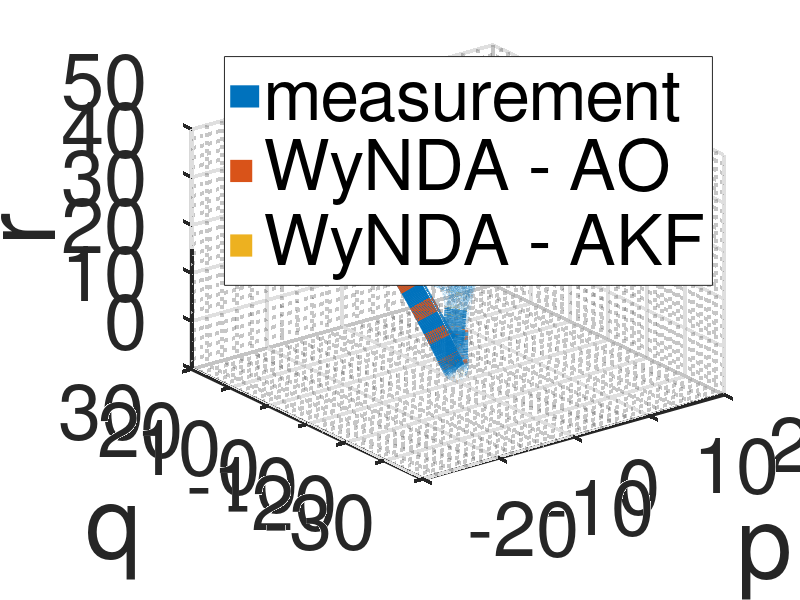
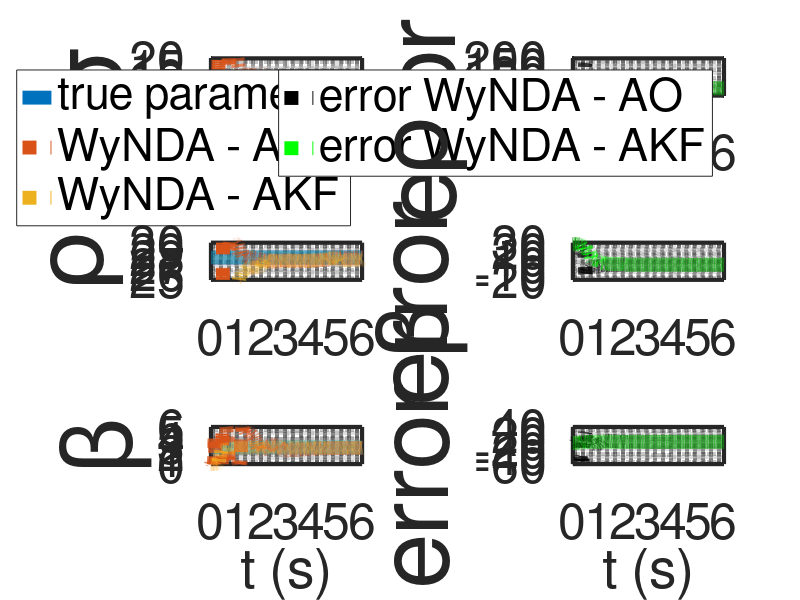
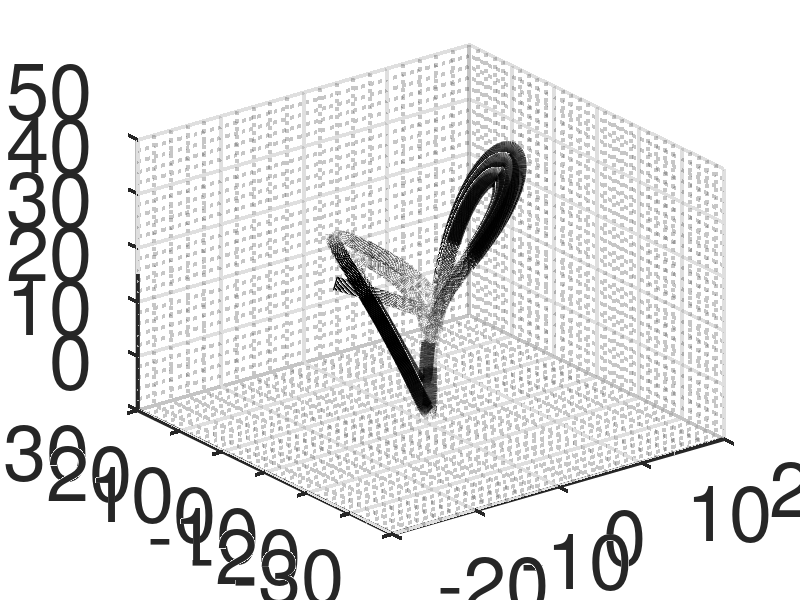

These charts were generated, in order, by the following MATLAB code:
%% Research code by Agus Hasan

clear;
clc;

%% time horizon
tf  = 6;
dt  = 0.001;
t   = dt:dt:tf;

%% number of variables and coefficients
n = 3;
r = 48;

%% system description
A = eye(n);
C = eye(n);

%% noise
R = 1;

%% state initialization
x        = [-8;7;27];
xbar     = x;
xhat     = x;
y        = x;
thetabar = zeros(r,1);
thetahat = zeros(r,1);
 
%% true parameters
sigma   = 10;
rho     = 28;
beta    = 8/3;

%% initial control inputs
%u     = [10 1]';

%% for plotting
%uArray          = [];
xArray          = [];
xbarArray       = [];
xhatArray       = [];
yArray          = [];
thetabarArray   = [];
thetahatArray   = [];

%% Initialization for estimator

lambdav = 0.995;
lambdat = 0.999;
Rx      = 1*eye(n);
Rt      = 1*eye(n);
Px      = 0.1*eye(n);
Pt      = 0.1*eye(r);
Gamma   = 1*zeros(n,r);

Pplus       = 10000*eye(n);
QF          = 1*eye(n);
RF          = 1*eye(n);
a           = 0.999;
UpsilonPlus = 0*zeros(n,r);
S           = 0.1*eye(r);
lambda      = 0.999;

%% simulation
for i=1:(tf/dt)

    %uArray         = [uArray u];
    xArray         = [xArray x];
    xbarArray      = [xbarArray xbar];    
    xhatArray      = [xhatArray xhat];    
    yArray         = [yArray y];
    thetabarArray  = [thetabarArray thetabar]; 
    thetahatArray  = [thetahatArray thetahat]; 

    % Simulate the system using Runge-Kutta
    k1 = sigma*(x(2)-x(1));
    l1 = x(1)*(rho-x(3))-x(2);
    m1 = x(1)*x(2)-beta*x(3);
    k2 = sigma*((x(2)+0.5*dt*l1)-(x(1)+0.5*dt*k1));
    l2 = (x(1)+0.5*dt*k1)*(rho-(x(3)+0.5*dt*m1))-(x(2)+0.5*dt*l1);
    m2 = (x(1)+0.5*dt*k1)*(x(2)+0.5*dt*l1)-beta*(x(3)+0.5*dt*m1);
    k3 = sigma*((x(2)+0.5*dt*l2)-(x(1)+0.5*dt*k2));
    l3 = (x(1)+0.5*dt*k2)*(rho-(x(3)+0.5*dt*m2))-(x(2)+0.5*dt*l2);
    m3 = (x(1)+0.5*dt*k2)*(x(2)+0.5*dt*l2)-beta*(x(3)+0.5*dt*m2);
    k4 = sigma*((x(2)+dt*l3)-(x(1)+dt*k3));
    l4 = (x(1)+dt*k3)*(rho-(x(3)+dt*m3))-(x(2)+dt*l3);
    m4 = (x(1)+dt*k3)*(x(2)+dt*l3)-beta*(x(3)+dt*m3);
    x(1) = x(1) + (dt/6)*(k1+2*k2+2*k3+k4);
    x(2) = x(2) + (dt/6)*(l1+2*l2+2*l3+l4);
    x(3) = x(3) + (dt/6)*(m1+2*m2+2*m3+m4);
    y = C*x+dt*R^2*randn(n,1);

    Phi = [1 y(1) y(2) y(3) y(1)^2 y(2)^2 y(3)^2 y(1)*y(2) y(1)*y(3) y(2)*y(3) sin(y(1)) sin(y(2)) sin(y(3)) cos(y(1)) cos(y(2)) cos(y(3)) zeros(32,1)';
           zeros(16,1)' 1 y(1) y(2) y(3) y(1)^2 y(2)^2 y(3)^2 y(1)*y(2) y(1)*y(3) y(2)*y(3) sin(y(1)) sin(y(2)) sin(y(3)) cos(y(1)) cos(y(2)) cos(y(3)) zeros(16,1)';
           zeros(32,1)' 1 y(1) y(2) y(3) y(1)^2 y(2)^2 y(3)^2 y(1)*y(2) y(1)*y(3) y(2)*y(3) sin(y(1)) sin(y(2)) sin(y(3)) cos(y(1)) cos(y(2)) cos(y(3))];
    
    % Estimation using adaptive observer
    Kx = Px*C'*inv(C*Px*C'+Rx);
    Kt = Pt*Gamma'*C'*inv(C*Gamma*Pt*Gamma'*C'+Rt);
    Gamma = (eye(n)-Kx*C)*Gamma;

    xbar = xbar+(Kx+Gamma*Kt)*(y-C*xbar);
    thetabar = thetabar-Kt*(y-C*xbar);

    xbar = A*xbar+Phi*thetabar;

    thetabar = thetabar;
    Px = (1/lambdav)*eye(n)*(eye(n)-Kx*C)*Px*eye(n);
    Pt = (1/lambdat)*(eye(r)-Kt*C*Gamma)*Pt;
    Gamma = eye(n)*Gamma-Phi;

    % Estimation using adaptive KF
    Pmin  = eye(n)*Pplus*eye(n)'+QF;
    Sigma = C*Pmin*C'+RF;
    KF    = Pmin*C'*inv(Sigma);
    Pplus = (eye(n)-KF*C)*Pmin;
     
    ytilde = y-C*xhat;
    QF    = a*QF + (1-a)*(KF*(ytilde*ytilde')*KF');    
    RF    = a*RF + (1-a)*(ytilde*ytilde'+C*Pmin*C');
 
    Upsilon = (eye(n)-KF*C)*(eye(n))*UpsilonPlus+(eye(n)-KF*C)*Phi;
    Omega   = C*eye(n)*UpsilonPlus+C*Phi;
    Lambda  = inv(lambda*Sigma+Omega*S*Omega');
    Gamma1  = S*Omega'*Lambda;
    S       = (1/lambda)*S-(1/lambda)*S*Omega'*Lambda*Omega*S;
    UpsilonPlus = Upsilon;
    
    thetahat  = thetahat + Gamma1*(y-C*xhat);
    xhat      = eye(n)*xhat+Phi*thetahat+KF*(y-C*xhat)+Upsilon*Gamma1*(y-C*xhat);

end

figure(1)
plot3(yArray(1,:),yArray(2,:),yArray(3,:),'-','LineWidth',16);
hold on;
plot3(xbarArray(1,:),xbarArray(2,:),xbarArray(3,:),':','LineWidth',16)
hold on;
plot3(xhatArray(1,:),xhatArray(2,:),xhatArray(3,:),':','LineWidth',16)
legend('measurement','WyNDA - AO','WyNDA - AKF')
set(gca,'color','white','LineWidth',3,'FontSize',56)
grid on;
grid minor;
xlabel('p','FontSize',72)
ylabel('q','FontSize',72)
zlabel('r','FontSize',72)

figure(2)
subplot(3,2,1)
plot(t,sigma*ones(1,length(t)),'-','LineWidth',10);
hold on;
plot(t,-thetabarArray(2,:)/dt,':','LineWidth',10);
hold on;
plot(t,-thetahatArray(2,:)/dt,':','LineWidth',10);
set(gca,'color','white','LineWidth',3,'FontSize',36)
legend('true parameter','WyNDA - AO','WyNDA - AKF')
grid on;
grid minor;
ylim([0 20])
ylabel('\sigma','FontSize',72)
subplot(3,2,2)
plot(t,-sigma*ones(1,length(t))-thetabarArray(2,:)/dt,':k','LineWidth',10);
hold on;
plot(t,-sigma*ones(1,length(t))-thetahatArray(2,:)/dt,':g','LineWidth',10);
set(gca,'color','white','LineWidth',3,'FontSize',36)
legend('error WyNDA - AO','error WyNDA - AKF')
grid on;
grid minor;
ylabel('error \sigma','FontSize',72)
subplot(3,2,3)
plot(t,rho*ones(1,length(t)),'-','LineWidth',10);
hold on;
plot(t,thetabarArray(18,:)/dt,':','LineWidth',10);
hold on;
plot(t,thetahatArray(18,:)/dt,':','LineWidth',10);
set(gca,'color','white','LineWidth',3,'FontSize',36)
grid on;
grid minor;
ylim([25 30])
ylabel('\rho','FontSize',72)
subplot(3,2,4)
plot(t,rho*ones(1,length(t))-thetabarArray(18,:)/dt,':k','LineWidth',10);
hold on;
plot(t,rho*ones(1,length(t))-thetahatArray(18,:)/dt,':g','LineWidth',10);
set(gca,'color','white','LineWidth',3,'FontSize',36)
grid on;
grid minor;
ylabel('error \rho','FontSize',72)
subplot(3,2,5)
plot(t,beta*ones(1,length(t)),'-','LineWidth',10);
hold on;
plot(t,-thetabarArray(36,:)/dt,':','LineWidth',10);
hold on;
plot(t,-thetahatArray(36,:)/dt,':','LineWidth',10);
set(gca,'color','white','LineWidth',3,'FontSize',36)
grid on;
grid minor;
ylim([0 6])
ylabel('\beta','FontSize',72)
xlabel('t (s)')
subplot(3,2,6)
plot(t,-beta*ones(1,length(t))-thetabarArray(36,:)/dt,':k','LineWidth',10);
hold on;
plot(t,-beta*ones(1,length(t))-thetahatArray(36,:)/dt,':g','LineWidth',10);
set(gca,'color','white','LineWidth',3,'FontSize',36)
grid on;
grid minor;
ylabel('error \beta','FontSize',72)
xlabel('t (s)')

figure(3)
plot3(yArray(1,:),yArray(2,:),yArray(3,:),'-k','LineWidth',10);
%legend('measured','AO','AKF')
set(gca,'color','white','LineWidth',3,'FontSize',56)
grid on;
grid minor;
%xlabel('p','FontSize',72)
%ylabel('q','FontSize',72)
%zlabel('r','FontSize',72)

Coeff = round([(1/dt)*thetabar(1:(r/n),end)'; (1/dt)*thetabar((r/n)+1:2*(r/n),end)'; (1/dt)*thetabar(2*(r/n)+1:r,end)'])